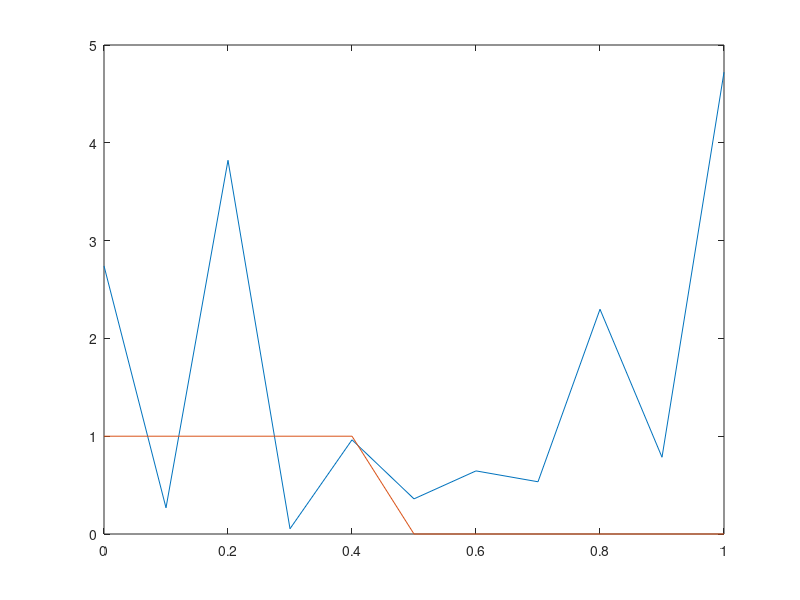
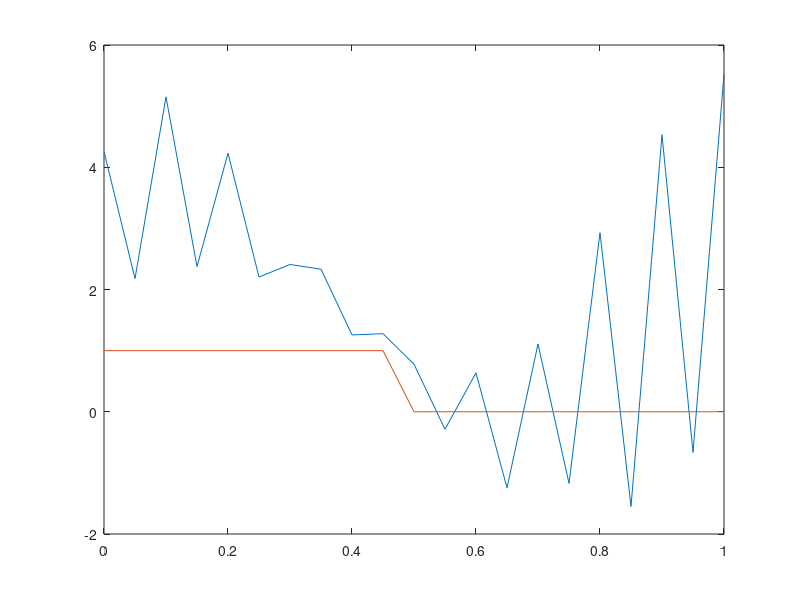
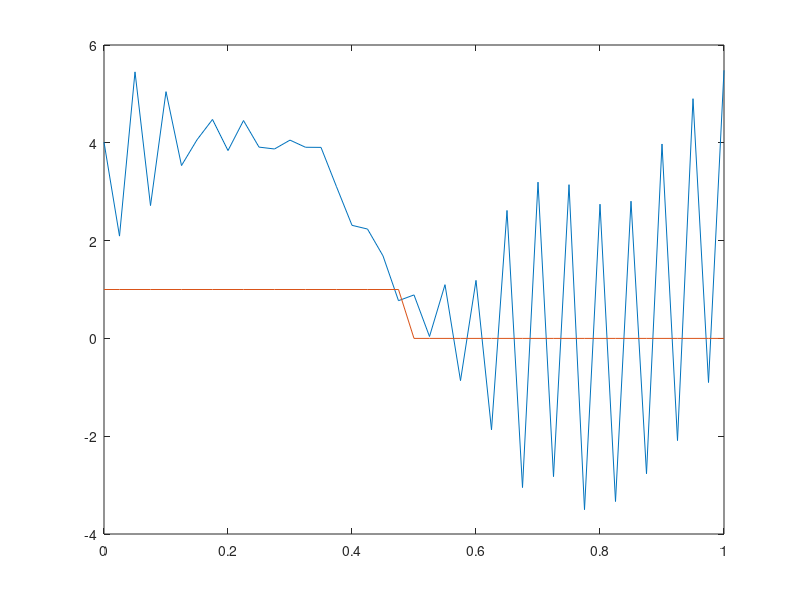
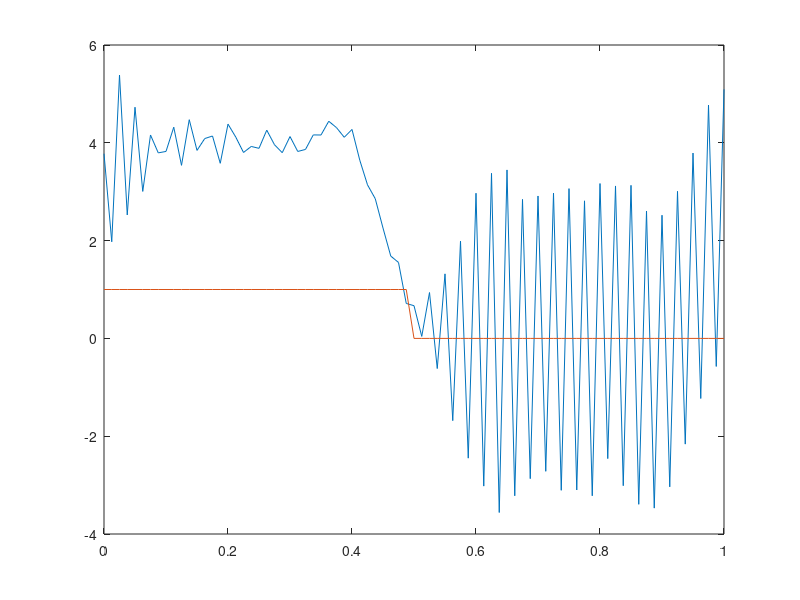

Recreate these plots in MATLAB, in order.
% Once again, it is hard to determine what the average amplitude of the
% numerical method ends up being, but it is plausible that it is unchanged,
% which matches our finding of a dissipative relation of 1. Also, the phase
% is exactly in line with the exact solution, which is in line with our
% dispersive relation.

ps=[0 1 2 3 4 5];
error_log = zeros(size(ps));
for p_index=1:6
    p=ps(p_index);
    h  = 0.1.*2.^(-p);
    mu = 0.9;
    k=mu.*h;
    t = [0:k:3];
    t_len = size(t,2)-1;
    x = [0:h:1];
    x_len = size(x,2)-1;

    initial_data = x<0.5; % note - exact solution at t=3 is equivalent to the initial condition
    initial_data = double(initial_data);
    u0=initial_data;
    u1=u0;
    u1(1:end-1) = u1(1:end-1) - 0.5.*mu.*u0(2:end);
    u1(2:end) = u1(2:end) + 0.5.*mu.*u0(1:end-1);

    for i=1:t_len
        u0(1)=u0(end);
        u1(1)=u1(end);
        new = u0;
        new(1:end-1) = new(1:end-1) - mu.*u1(2:end);
        new(2:end) = new(2:end) + mu.*u1(1:end-1);
        u0=u1;
        u1=new;
        disp(u1);
    end
    figure;
    plot(x,u1);
    hold on;
    plot(x,initial_data);
    
    error = norm(u1-initial_data);
    error_log(p_index) = error;
end
